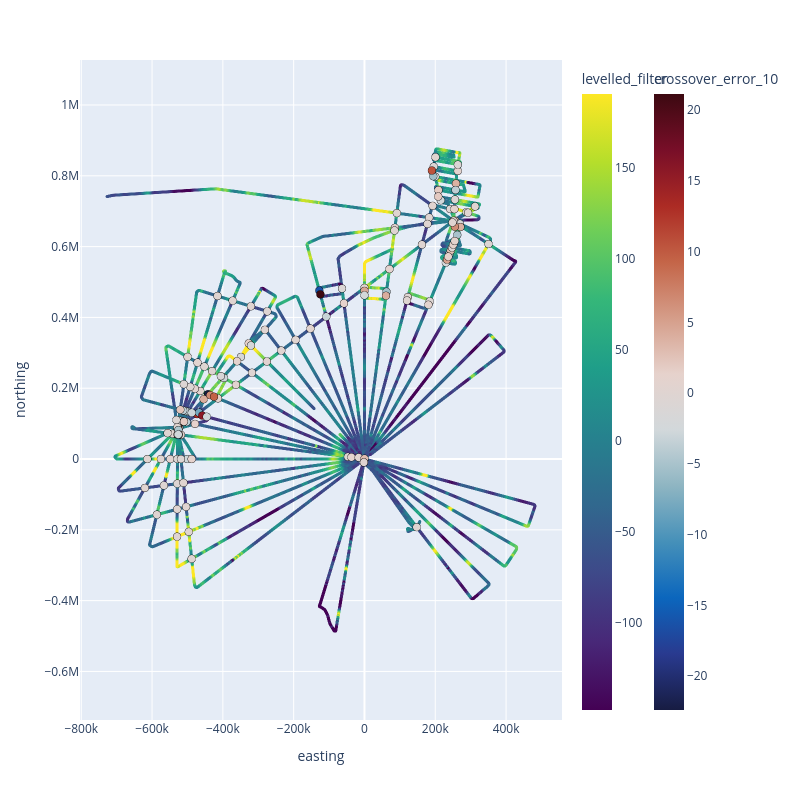

Write notebook code for a chart like this one.
### Code cell
fig = airbornegeo.plotly_points(
    data_df,
    color_col="levelled_filter",
    hover_cols=["flight"],
    cmap="viridis",
    size=3,
)
fig = airbornegeo.plotly_points(
    inters_filter,
    fig=fig,
    color_col=inters_filter.columns[-1],
    hover_cols=["line1", "line2", "is_buffered"],
    size=8,
    edge_width=0.2,
    cmap="balance",
    robust=False,
)

fig.show()

### Figure 1 — Plotly figure (JSON) as saved in the notebook; plotly's stock layout.template omitted (floating-point values rounded to 4 significant figures; data arrays with more than 128 entries replaced by an {"elided": "..."} marker saying what was removed)
{"data": [{"customdata": {"elided": "65191x1 int values"}, "hovertemplate": "easting=%{x}<br>northing=%{y}<br>flight=%{customdata[0]}<br>levelled_filter=%{marker.color}<extra></extra>", "legendgroup": "", "marker": {"color": {"elided": "65191 float values"}, "coloraxis": "coloraxis", "line": {"color": "black"}, "size": 3, "symbol": "circle"}, "mode": "markers", "name": "", "showlegend": false, "type": "scattergl", "x": {"elided": "65191 float values"}, "xaxis": "x", "y": {"elided": "65191 float values"}, "yaxis": "y"}, {"customdata": {"elided": "148x3 mixed values"}, "hovertemplate": "easting=%{x}<br>northing=%{y}<br>line1=%{customdata[0]}<br>line2=%{customdata[1]}<br>is_buffered=%{customdata[2]}<br>crossover_error_10=%{marker.color}<extra></extra>", "legendgroup": "", "marker": {"cmax": 21.14, "cmin": -22.4, "color": {"elided": "148 float values"}, "colorbar": {"title": {"text": "crossover_error_10"}, "x": 1.17}, "colorscale": [[0, "rgb(23, 28, 66)"], [0.09091, "rgb(41, 58, 143)"], [0.1818, "rgb(11, 102, 189)"], [0.2727, "rgb(69, 144, 185)"], [0.3636, "rgb(142, 181, 194)"], [0.4545, "rgb(210, 216, 219)"], [0.5455, "rgb(230, 210, 204)"], [0.6364, "rgb(213, 157, 137)"], [0.7273, "rgb(196, 101, 72)"], [0.8182, "rgb(172, 43, 36)"], [0.9091, "rgb(120, 14, 40)"], [1, "rgb(60, 9, 17)"]], "line": {"color": "black", "width": 0.2}, "showscale": true, "size": 8, "symbol": "circle"}, "mode": "markers", "name": "", "showlegend": false, "type": "scattergl", "x": {"elided": "148 float values"}, "xaxis": "x", "y": {"elided": "148 float values"}, "yaxis": "y"}], "layout": {"autosize": false, "coloraxis": {"autocolorscale": false, "cmax": 190.5, "cmin": -148.2, "colorbar": {"title": {"text": "levelled_filter"}}, "colorscale": [[0, "#440154"], [0.1111, "#482878"], [0.2222, "#3e4989"], [0.3333, "#31688e"], [0.4444, "#26828e"], [0.5556, "#1f9e89"], [0.6667, "#35b779"], [0.7778, "#6ece58"], [0.8889, "#b5de2b"], [1, "#fde725"]]}, "height": 800, "legend": {"tracegroupgap": 0}, "margin": {"t": 60}, "width": 800, "xaxis": {"anchor": "y", "domain": [0, 1], "title": {"text": "easting"}}, "yaxis": {"anchor": "x", "domain": [0, 1], "scaleanchor": "x", "scaleratio": 1, "title": {"text": "northing"}}}}
